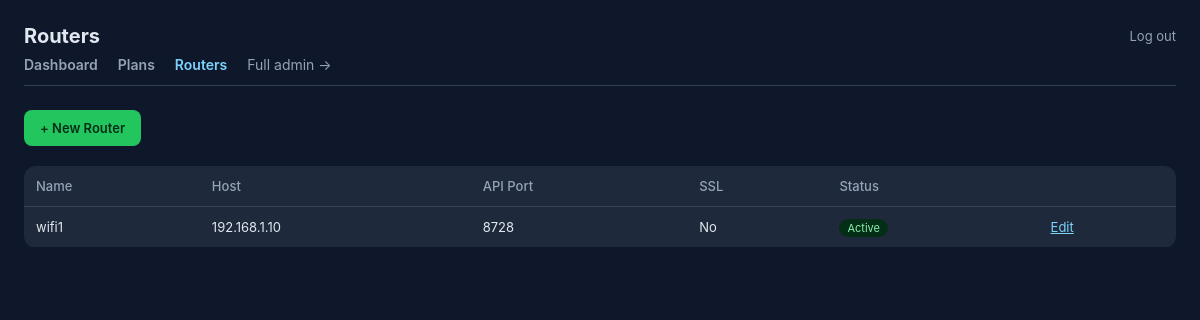
Screenshot of /billing/staff/routers/ (signed in) with the database file from the repository.
### billing/models.py (models this page shows, shortened)
class Router(models.Model):
    name = models.CharField(max_length=100)
    host = models.GenericIPAddressField(help_text="Router IP address (LAN or VPN reachable)")
    api_port = models.PositiveIntegerField(default=8728, help_text="8728 plain, 8729 SSL")
    use_ssl = models.BooleanField(default=False)
    username = models.CharField(max_length=100)
    password = models.CharField(max_length=200)  # consider encrypting via django-fernet-fields in production
    is_active = models.BooleanField(default=True)

### billing/views.py (the view)
# urls.py: path("staff/routers/", views.staff_routers, name="staff_routers"),
@staff_required
def staff_routers(request):
    routers = Router.objects.all().order_by("-is_active", "name")
    return render(request, "billing/staff_routers.html", {"routers": routers})

### billing/templates/billing/staff_routers.html (shortened to what this page needs)
<!DOCTYPE html>
<html lang="en">
<head>
</head>
<body>
    <div class="topbar">
        <h1>Routers</h1>
        <a class="logout" href="{% url 'billing:staff_logout' %}">Log out</a>
    </div>
    {% include "billing/_staff_nav.html" with active="routers" %}
    <a class="btn" href="{% url 'billing:staff_router_create' %}">+ New Router</a>
    <table>
        <thead>
            <tr><th>Name</th><th>Host</th><th>API Port</th><th>SSL</th><th>Status</th><th></th></tr>
        </thead>
        <tbody>
            {% for router in routers %}
            <tr>
                <td>{{ router.name }}</td>
                <td>{{ router.host }}</td>
                <td>{{ router.api_port }}</td>
                <td>{% if router.use_ssl %}Yes{% else %}No{% endif %}</td>
                <td>{% if router.is_active %}<span class="pill active">Active</span>{% else %}<span class="pill inactive">Inactive</span>{% endif %}</td>
                <td><a href="{% url 'billing:staff_router_edit' router.id %}">Edit</a></td>
            </tr>
            {% empty %}
            <tr><td colspan="6">No routers yet — add one above before creating plans.</td></tr>
            {% endfor %}
        </tbody>
    </table>
</body>
</html>

### billing/templates/billing/staff_routers.html (style rules this page uses)
* { box-sizing: border-box; }
body { font-family: -apple-system, Arial, sans-serif; background: #0f172a; color: #e2e8f0; margin: 0; padding: 24px; }
.topbar { display: flex; justify-content: space-between; align-items: center; margin-bottom: 8px; }
.topbar h1 { font-size: 20px; margin: 0; }
.logout { color: #94a3b8; font-size: 13px; text-decoration: none; }
.btn { display: inline-block; padding: 10px 16px; border-radius: 8px; background: #22c55e; color: #052e16; font-weight: 600; font-size: 13px; text-decoration: none; margin-bottom: 20px; }
table { width: 100%; border-collapse: collapse; font-size: 13px; background: #1e293b; border-radius: 12px; overflow: hidden; }
th { text-align: left; color: #94a3b8; font-weight: 500; padding: 12px; border-bottom: 1px solid #334155; }
td { padding: 12px; border-bottom: 1px solid #0f172a; }
.pill { padding: 2px 8px; border-radius: 999px; font-size: 11px; }
.pill.active { background: #052e16; color: #86efac; }
a { color: #7dd3fc; }

### rows the page displays
Router: name "wifi1", host "192.168.1.10", api_port "8728", use_ssl "No", is_active "Active"
